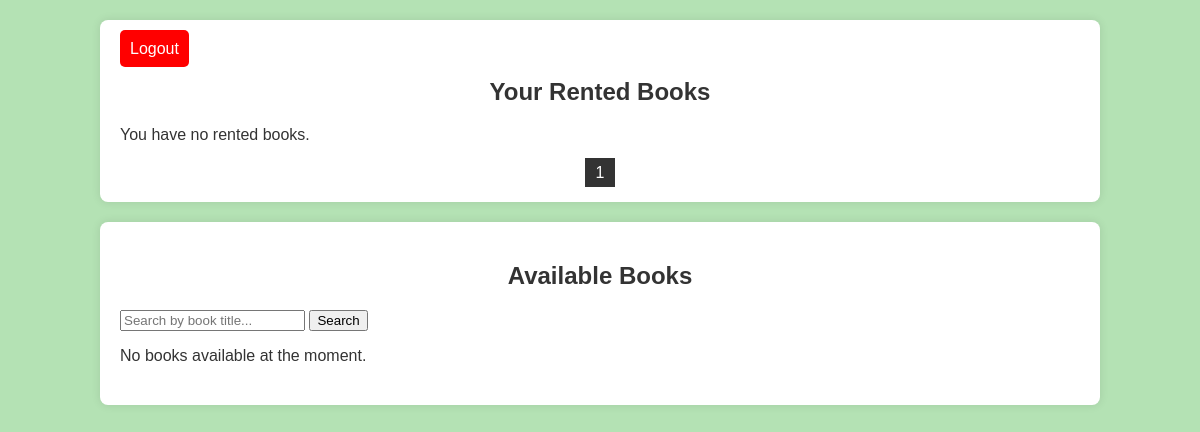
The page /user/books.php (signed in) on the database as committed earlier.
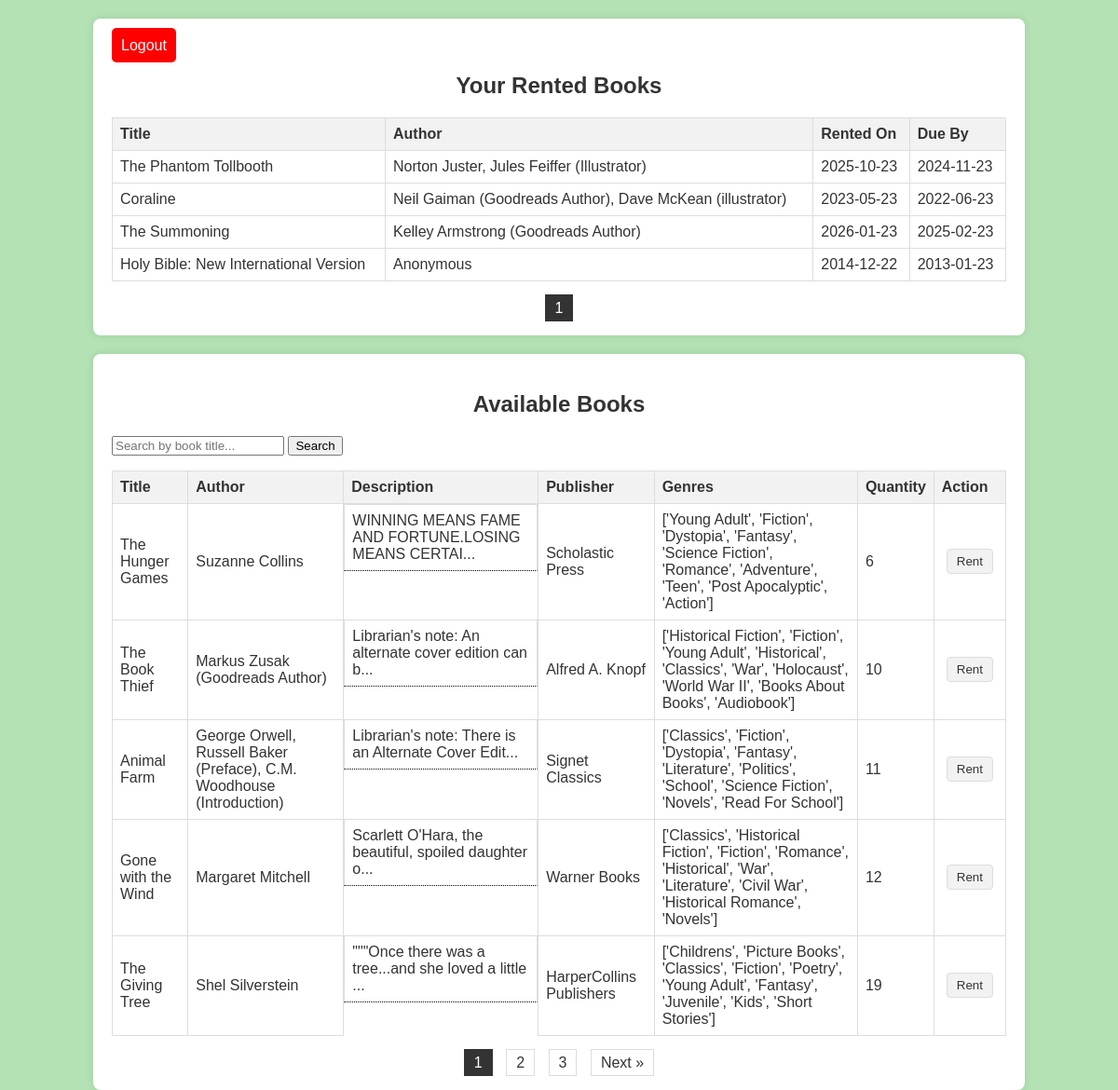
The same page on the database as committed later.
### tables this page shows
CREATE TABLE `Booking` (
  `id` int NOT NULL AUTO_INCREMENT,
  `user_id` int NOT NULL,
  `book_id` int NOT NULL,
  `booked_date` date NOT NULL,
  `expiration_date` date NOT NULL,
  `date_returned` date DEFAULT NULL,
  PRIMARY KEY (`id`),
  KEY `user_id` (`user_id`),
  KEY `book_id` (`book_id`),
  CONSTRAINT `Booking_ibfk_1` FOREIGN KEY (`user_id`) REFERENCES `User` (`id`) ON DELETE CASCADE,
  CONSTRAINT `Booking_ibfk_2` FOREIGN KEY (`book_id`) REFERENCES `Book` (`id`) ON DELETE CASCADE
);

CREATE TABLE `Book` (
  `id` int NOT NULL AUTO_INCREMENT,
  `title` varchar(255) DEFAULT NULL,
  `author` varchar(255) DEFAULT NULL,
  `description` text,
  `isbn` varchar(13) NOT NULL,
  `genres` varchar(255) DEFAULT NULL,
  `publisher` varchar(255) DEFAULT NULL,
  `quantity` int DEFAULT NULL,
  PRIMARY KEY (`id`,`isbn`)
);

### www/user/books.php (the view, shortened to what this page needs)
<?php
require_once '../db.php';
$userId = $_SESSION['user_id'];
$rentedBooksPerPage = 5;
$currentPageRented = isset($_GET['page_rented']) ? $_GET['page_rented'] : 1;
$startFromRented = ($currentPageRented - 1) * $rentedBooksPerPage;
$sqlRented = "SELECT Book.title, Book.author, Booking.booked_date, Booking.expiration_date FROM Booking INNER JOIN Book ON Booking.book_id = Book.id WHERE Booking.user_id = $userId LIMIT $startFromRented, $rentedBooksPerPage";
$resultRented = $conn->query($sqlRented);
$sqlCountRented = "SELECT COUNT(*) AS total FROM Booking WHERE user_id = $userId";
$resultCountRented = $conn->query($sqlCountRented);
$rowRented = $resultCountRented->fetch_assoc();
$totalRentedBooks = $rowRented['total'];
$totalPagesRented = ceil($totalRentedBooks / $rentedBooksPerPage);
$availableBooksPerPage = 5;
$currentPageAvailable = isset($_GET['page_available']) ? $_GET['page_available'] : 1;
$startFromAvailable = ($currentPageAvailable - 1) * $availableBooksPerPage;
$search = isset($_GET['search']) ? $conn->real_escape_string($_GET['search']) : '';
$sqlAvailable = "SELECT * FROM Book WHERE title LIKE '%$search%' LIMIT $startFromAvailable, $availableBooksPerPage";
$resultAvailable = $conn->query($sqlAvailable);
$sqlCountAvailable = "SELECT COUNT(id) AS total FROM Book WHERE title LIKE '%$search%'";
$resultCountAvailable = $conn->query($sqlCountAvailable);
$rowAvailable = $resultCountAvailable->fetch_assoc();
$totalAvailableBooks = $rowAvailable['total'];
$totalPagesAvailable = ceil($totalAvailableBooks / $availableBooksPerPage);
echo '<link rel="stylesheet" type="text/css" href="../style.css">';
function generatePagination($currentPage, $totalPages, $pageType) {
    $maxPagesToShow = 5;
    $pagesOffset = floor($maxPagesToShow / 2);
    $startPage = max(1, $currentPage - $pagesOffset);
    $endPage = min($totalPages, $currentPage + $pagesOffset);
    for ($page = $startPage; $page <= $endPage; $page++) {
        echo '<a href="books.php?page_' . $pageType . '=' . $page . '" ' . ($page == $currentPage ? 'class="active"' : '') . '>' . $page . '</a> ';
    }
    if ($currentPage < $totalPages) {
        echo '<a href="books.php?page_' . $pageType . '=' . ($currentPage + 1) . '">Next &raquo;</a> ';
    }
}
echo "<div class='container'>";
echo "<div class='logout-container'>";
echo "<a href='../logout.php' class='logout-button'>Logout</a>";
echo "</div>";
echo "<h2>Your Rented Books</h2>";
if ($resultRented->num_rows > 0) {
    echo "<table><tr><th>Title</th><th>Author</th><th>Rented On</th><th>Due By</th></tr>";
    while($row = $resultRented->fetch_assoc()) {
        echo "<tr><td>".$row["title"]."</td><td>".$row["author"]."</td><td>".$row["booked_date"]."</td><td>".$row["expiration_date"]."</td></tr>";
    }
    echo "</table>";
} else {
    echo "You have no rented books.<br>";
}
echo "<div class='pagination'>";
generatePagination($currentPageRented, $totalPagesRented, 'rented');
echo "</div>";
echo "</div>";
echo "<div class='container'>";
echo "<h2>Available Books</h2>";
echo "<form method='get' action=''>
        <input type='text' name='search' placeholder='Search by book title...'>
        <input type='submit' value='Search'>
      </form>";
if ($resultAvailable->num_rows > 0) {
    echo "<table><tr><th>Title</th><th>Author</th><th>Description</th><th>Publisher</th><th>Genres</th><th>Quantity</th><th>Action</th></tr>";
    while($row = $resultAvailable->fetch_assoc()) {
        $shortDescription = strlen($row["description"]) > 50 ? substr($row["description"], 0, 50) . "..." : $row["description"];
        echo "<tr>
                <td>".$row["title"]."</td>
                <td>".$row["author"]."</td>
                <td class='tooltip'>".$shortDescription."
                    <span class='tooltiptext'>".$row["description"]."</span>
                </td>
                <td>".$row["publisher"]."</td>
                <td>".$row["genres"]."</td>
                <td id='quantity_" . $row["id"] . "'>" . $row["quantity"] . "</td>
                <td><button onclick='rentBook(" . $row["id"] . ")' class='rent-button'>Rent</button></td>
              </tr>";
    }
    echo "</table>";
} else {
    echo "No books available at the moment.<br>";
}
echo "<div class='pagination'>";
generatePagination($currentPageAvailable, $totalPagesAvailable, 'available');
echo "</div>";
echo "</div>";
?>

### www/style.css (style rules this page uses)
.container { width: 80%; margin: 20px auto; background: white; padding: 20px; border-radius: 8px; box-shadow: 0 0 10px rgba(0, 0, 0, 0.1); }
table { width: 100%; border-collapse: collapse; margin-bottom: 20px; }
th, td { border: 1px solid #ddd; padding: 8px; text-align: left; }
th { background-color: #f2f2f2; }
.pagination { text-align: center; margin-top: 20px; }
.pagination a { margin: 0 5px; padding: 5px 10px; border: 1px solid #ddd; color: #333; text-decoration: none; }
.pagination a.active { background-color: #333; color: white; border: 1px solid #333; }
.tooltip { position: relative; display: inline-block; border-bottom: 1px dotted black; }
h2 { color: #333; text-align: center; margin-bottom: 20px; }
button { color: #333; background-color: #f2f2f2; padding: 5px 10px; border-radius: 4px; border: 1px solid #ddd; text-decoration: none; cursor: pointer; margin: 5px; }
.logout-button { padding: 10px; background-color: red; color: white; text-decoration: none; border-radius: 5px; }

Rows that differ between the two databases and show on the page:
now on this page (row unchanged): booking: book.title "The Phantom Tollbooth", book.author "Norton Juster, Jules Feiffer (Illustrator)", booked_date "2025-10-23", expiration_date "2024-11-23"
now on this page (row unchanged): booking: book.title "Coraline", book.author "Neil Gaiman (Goodreads Author), Dave McKean (illustrator)", booked_date "2023-05-23", expiration_date "2022-06-23"
now on this page (row unchanged): booking: book.title "The Summoning", book.author "Kelley Armstrong (Goodreads Author)", booked_date "2026-01-23", expiration_date "2025-02-23"
now on this page (row unchanged): booking: book.title "Holy Bible: New International Version", book.author "Anonymous", booked_date "2014-12-22", expiration_date "2013-01-23"
added book: title "The Hunger Games", author "Suzanne Collins", description "WINNING MEANS FAME AND FORTUNE.LOSING MEANS CERTAI...", publisher "Scholastic Press", genres "['Young Adult', 'Fiction', 'Dystopia', 'Fantasy', 'Science Fiction', 'Romance', 'Adventure', 'Teen', 'Post Apocalyptic', 'Action']", quantity "6"
added book: title "The Book Thief", author "Markus Zusak (Goodreads Author)", description "Librarian's note: An alternate cover edition can b...", publisher "Alfred A. Knopf", genres "['Historical Fiction', 'Fiction', 'Young Adult', 'Historical', 'Classics', 'War', 'Holocaust', 'World War II', 'Books About Books', 'Audiobook']", quantity "10"
added book: title "Animal Farm", author "George Orwell, Russell Baker (Preface), C.M. Woodhouse (Introduction)", description "Librarian's note: There is an Alternate Cover Edit...", publisher "Signet Classics", genres "['Classics', 'Fiction', 'Dystopia', 'Fantasy', 'Literature', 'Politics', 'School', 'Science Fiction', 'Novels', 'Read For School']", quantity "11"
added book: title "Gone with the Wind", author "Margaret Mitchell", description "Scarlett O'Hara, the beautiful, spoiled daughter o...", publisher "Warner Books", genres "['Classics', 'Historical Fiction', 'Fiction', 'Romance', 'Historical', 'War', 'Literature', 'Civil War', 'Historical Romance', 'Novels']", quantity "12"
added book: title "The Giving Tree", author "Shel Silverstein", description "\"\"\"Once there was a tree...and she loved a little ...", publisher "HarperCollins Publishers", genres "['Childrens', 'Picture Books', 'Classics', 'Fiction', 'Poetry', 'Young Adult', 'Fantasy', 'Juvenile', 'Kids', 'Short Stories']", quantity "19"
Other text that changed with them:
text no longer shown: "You have no rented books. No books available at the moment."
text now shown: "Title Author Rented On Due By Title Author Description Publisher Genres Quantity Action Next »"
new list line: "1"
new list line: "2"
new list line: "3"
